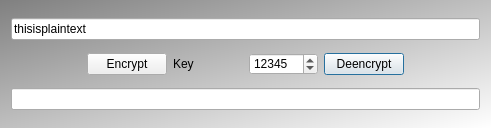
<?xml version="1.0" encoding="UTF-8"?>
<ui version="4.0">
 <class>QtCaesarCipherMainDialog</class>
 <widget class="QDialog" name="QtCaesarCipherMainDialog">
  <property name="geometry">
   <rect>
    <x>0</x>
    <y>0</y>
    <width>491</width>
    <height>128</height>
   </rect>
  </property>
  <property name="windowTitle">
   <string>CaesarCipher</string>
  </property>
  <property name="windowIcon">
   <iconset resource="CaesarCipher.qrc">
    <normaloff>:/images/CaesarCipherArrowDown16x16.png</normaloff>:/images/CaesarCipherArrowDown16x16.png</iconset>
  </property>
  <property name="styleSheet">
   <string notr="true">QDialog { 
background-color: qlineargradient(x1: 0, y1: 0, x2: 1, y2: 1, stop: 0  #808080, stop: 1 #ffffff);
}
QWidget { font: 18px bold &quot;Courier New&quot;, courier, monospace }</string>
  </property>
  <layout class="QGridLayout" name="gridLayout">
   <item row="1" column="5">
    <widget class="QLabel" name="label_arrow_up">
     <property name="text">
      <string/>
     </property>
     <property name="pixmap">
      <pixmap resource="CaesarCipher.qrc">:/images/CaesarCipherArrowUp34x34.png</pixmap>
     </property>
    </widget>
   </item>
   <item row="1" column="4">
    <widget class="QPushButton" name="button_deencrypt">
     <property name="text">
      <string>Deencrypt</string>
     </property>
    </widget>
   </item>
   <item row="1" column="3">
    <widget class="QSpinBox" name="box_key">
     <property name="maximum">
      <number>999999999</number>
     </property>
     <property name="value">
      <number>12345</number>
     </property>
    </widget>
   </item>
   <item row="1" column="1">
    <widget class="QPushButton" name="button_encrypt">
     <property name="text">
      <string>Encrypt</string>
     </property>
    </widget>
   </item>
   <item row="1" column="0">
    <widget class="QLabel" name="label_arrow_down">
     <property name="text">
      <string/>
     </property>
     <property name="pixmap">
      <pixmap resource="CaesarCipher.qrc">:/images/CaesarCipherArrowDown34x34.png</pixmap>
     </property>
    </widget>
   </item>
   <item row="0" column="0" colspan="6">
    <widget class="QLineEdit" name="edit_plaintext">
     <property name="text">
      <string>thisisplaintext</string>
     </property>
    </widget>
   </item>
   <item row="1" column="2">
    <widget class="QLabel" name="label_key">
     <property name="text">
      <string>Key</string>
     </property>
    </widget>
   </item>
   <item row="2" column="0" colspan="6">
    <widget class="QLineEdit" name="edit_encrypted_text"/>
   </item>
  </layout>
 </widget>
 <layoutdefault spacing="6" margin="11"/>
 <resources>
  <include location="CaesarCipher.qrc"/>
 </resources>
 <connections/>
</ui>
